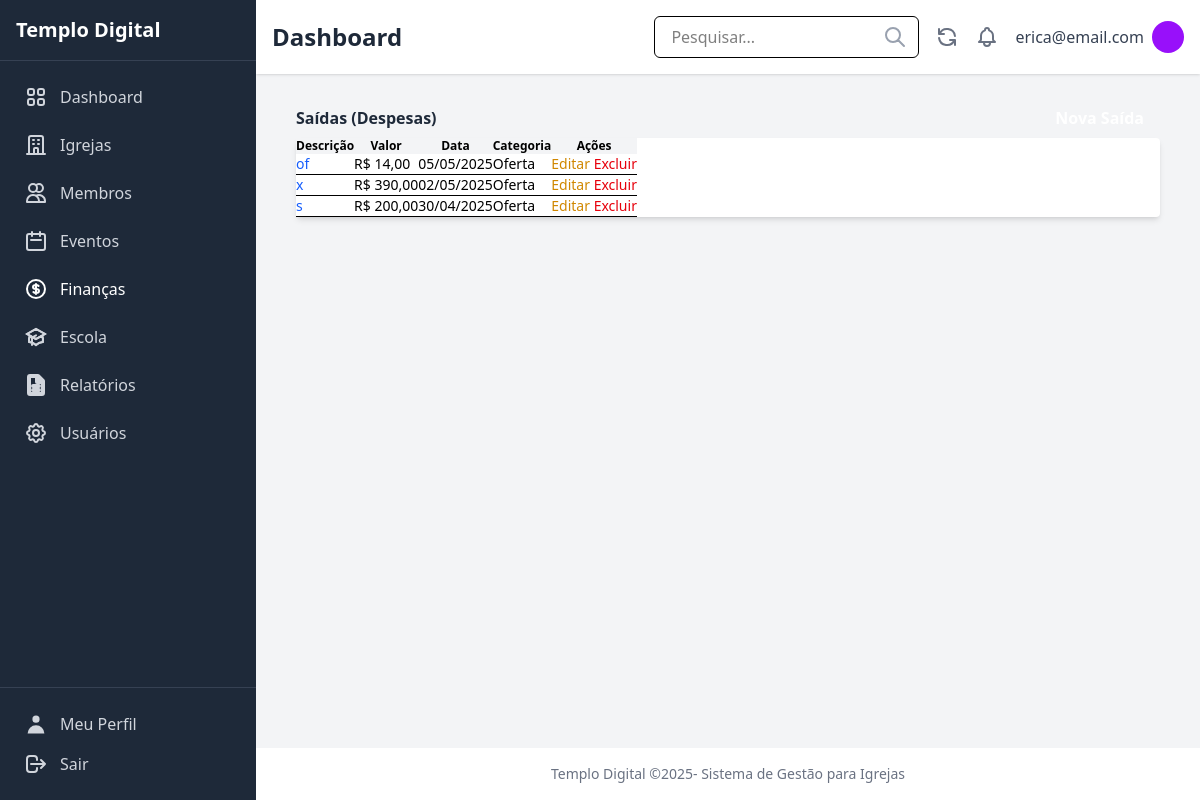
/financas/saidas/ (signed in), run on the app's committed database.
### users/models.py (models this page shows, shortened)
class CustomUser(AbstractUser):
    ROLE_CHOICES = [
        ('admin', 'Administrador'),
        ('pastor', 'Pastor'),
        ('secretario', 'Secretário'),
        ('tesoureiro', 'Tesoureiro'),
        ('lider', 'Líder'),
        ('membro', 'Membro'),
    ]
    role = models.CharField(
        _('Função'),
        max_length=20,
        choices=ROLE_CHOICES,
        default='membro',
        help_text=_('Define o nível de permissão do usuário no sistema')
    )
    phone = models.CharField(
        _('Telefone'),
        max_length=20,
        blank=True,
        null=True
    )
    address = models.TextField(
        _('Endereço'),
        blank=True,
        null=True
    )
    profile_image = models.ImageField(
        _('Imagem de Perfil'),
        upload_to='profile_images/',
        blank=True,
        null=True
    )
    class Meta:
        verbose_name = _('Usuário')
        verbose_name_plural = _('Usuários')

### finances/models.py (models this page shows, shortened)
class Expense(models.Model):
    PAYMENT_METHOD_CHOICES = [
        ('dinheiro', 'Dinheiro'),
        ('pix', 'PIX'),
        ('cartao', 'Cartão'),
        ('transferencia', 'Transferência'),
        ('cheque', 'Cheque'),
        ('outro', 'Outro'),
    ]
    date = models.DateField(verbose_name="Data")
    amount = models.DecimalField(max_digits=10, decimal_places=2, verbose_name="Valor")
    description = models.CharField(max_length=255, verbose_name="Descrição")
    category = models.ForeignKey(Category, on_delete=models.PROTECT, verbose_name="Categoria")
    church = models.ForeignKey(Church, on_delete=models.CASCADE, verbose_name="Igreja")
    payment_method = models.CharField(max_length=15, choices=PAYMENT_METHOD_CHOICES, default='dinheiro', verbose_name="Forma de Pagamento")
    receipt = models.FileField(upload_to='comprovantes/saidas/', null=True, blank=True, verbose_name="Comprovante")
    created_at = models.DateTimeField(auto_now_add=True, verbose_name="Criado em")
    updated_at = models.DateTimeField(auto_now=True, verbose_name="Atualizado em")
    class Meta:
        verbose_name = "Saída"
        verbose_name_plural = "Saídas"
        ordering = ['-date']

class Category(models.Model):
    TYPE_CHOICES = [
        ('entrada', 'Entrada'),
        ('saida', 'Saída'),
        ('ambos', 'Ambos'),
    ]
    name = models.CharField(max_length=100, verbose_name="Nome")
    category_type = models.CharField(max_length=10, choices=TYPE_CHOICES, default='ambos', verbose_name="Tipo")
    description = models.TextField(blank=True, null=True, verbose_name="Descrição")
    class Meta:
        verbose_name = "Categoria"
        verbose_name_plural = "Categorias"
        ordering = ['name']

### finances/views.py (the view)
# urls.py: path('saidas/', views.expense_list, name='expense_list'),
@login_required
def expense_list(request):
    expenses = Expense.objects.all().order_by('-date')
    total_expenses = Expense.objects.aggregate(total=Sum('amount'))['total'] or 0
    today = timezone.now().date()
    first_day_month = today.replace(day=1)
    expenses_month = Expense.objects.filter(date__gte=first_day_month, date__lte=today)
    total_month_expense = sum(expense.amount for expense in expenses_month)
    return render(request, 'finances/expense_list.html', {
        "expenses": expenses,
        "total_expenses": total_expenses,
        "total_month_expense": total_month_expense,
        "active_menu": "finances",
    })

### finances/templates/finances/expense_list.html (shortened to what this page needs)
{% extends 'core/base.html' %}
{% load static %}
{% block content %}
<div class="container mx-auto px-4 py-8">
    <div class="flex justify-between items-center mb-6">
        <h1 class="text-3xl font-bold text-gray-800">Saídas (Despesas)</h1>
        <a href="{% url 'finances:expense_create' %}" class="bg-blue-500 hover:bg-blue-700 text-white font-bold py-2 px-4 rounded focus:outline-none focus:shadow-outline">
        </a>
    </div>
    <div class="bg-white shadow-md rounded my-6">
        <table class="min-w-full leading-normal">
            <thead>
                <tr>
                    <th class="px-5 py-3 border-b-2 border-gray-200 bg-gray-100 text-left text-xs font-semibold text-gray-600 uppercase tracking-wider">
                        Descrição
                    </th>
                    <th class="px-5 py-3 border-b-2 border-gray-200 bg-gray-100 text-left text-xs font-semibold text-gray-600 uppercase tracking-wider">
                        Valor
                    </th>
                    <th class="px-5 py-3 border-b-2 border-gray-200 bg-gray-100 text-left text-xs font-semibold text-gray-600 uppercase tracking-wider">
                        Data
                    </th>
                    <th class="px-5 py-3 border-b-2 border-gray-200 bg-gray-100 text-left text-xs font-semibold text-gray-600 uppercase tracking-wider">
                        Categoria
                    </th>
                    <th class="px-5 py-3 border-b-2 border-gray-200 bg-gray-100 text-left text-xs font-semibold text-gray-600 uppercase tracking-wider">
                        Ações
                    </th>
                </tr>
            </thead>
            <tbody>
                {% for expense in expenses %}
                <tr>
                    <td class="px-5 py-5 border-b border-gray-200 bg-white text-sm">
                        <a href="{% url 'finances:expense_detail' expense.pk %}" class="text-blue-600 hover:text-blue-900">
                            {{ expense.description }}
                        </a>
                    </td>
                    <td class="px-5 py-5 border-b border-gray-200 bg-white text-sm">
                        R$ {{ expense.amount|floatformat:2 }}
                    </td>
                    <td class="px-5 py-5 border-b border-gray-200 bg-white text-sm">
                        {{ expense.date|date:"d/m/Y" }}
                    </td>
                    <td class="px-5 py-5 border-b border-gray-200 bg-white text-sm">
                        {{ expense.category.name|default:"Sem Categoria" }}
                    </td>
                    <td class="px-5 py-5 border-b border-gray-200 bg-white text-sm">
                        <a href="{% url 'finances:expense_update' expense.pk %}" class="text-yellow-600 hover:text-yellow-900 mr-3">Editar</a>
                        <a href="{% url 'finances:expense_delete' expense.pk %}" class="text-red-600 hover:text-red-900">Excluir</a>
                    </td>
                </tr>
                {% empty %}
                <tr>
                    <td colspan="5" class="px-5 py-5 border-b border-gray-200 bg-white text-sm text-center text-gray-500">
                        Nenhuma saída registrada.
                    </td>
                </tr>
                {% endfor %}
            </tbody>
        </table>
    </div>
</div>
{% endblock %}

### core/templates/core/base.html (shortened to what this page needs)
{% load static tailwind_tags %}
<!DOCTYPE html>
<html lang="pt-br">
  <head>
    {% tailwind_css %}
  </head>
  <body class="bg-gray-100 flex min-h-screen">
    {% if user.is_authenticated %}
      <aside class="w-64 bg-gray-800 text-white flex flex-col fixed inset-y-0 left-0">
        <div class="p-4 border-b border-gray-700">
          <h1 class="text-xl font-semibold">Templo Digital</h1>
        </div>
        <nav class="flex-grow p-4">
          <ul class="space-y-2">
            <li>
              <a href="{% url 'dashboard:index' %}"
                class="flex items-center p-2 {% if active_menu == 'dashboard' %}
                  bg-purple-700 text-white
                {% else %}
                  text-gray-300 hover:bg-gray-700 hover:text-white
                {% endif %} rounded-md">
                <span class="ml-3">Dashboard</span>
              </a>
            </li>
            <li>
              <a href="{% url 'churches:church_list' %}"
                class="flex items-center p-2 {% if active_menu == 'churches' %}
                  bg-purple-700 text-white
                {% else %}
                  text-gray-300 hover:bg-gray-700 hover:text-white
                {% endif %} rounded-md">
                <span class="ml-3">Igrejas</span>
              </a>
            </li>
            <li>
              <a href="{% url 'members:member_list' %}"
                class="flex items-center p-2 {% if active_menu == 'members' %}
                  bg-purple-700 text-white
                {% else %}
                  text-gray-300 hover:bg-gray-700 hover:text-white
                {% endif %} rounded-md">
                {% include 'icons/members.html' %}
                <span class="ml-3">Membros</span>
              </a>
            </li>
            <li>
              <a href="{% url 'events:event_list' %}"
                class="flex items-center p-2 {% if active_menu == 'events' %}
                  bg-purple-700 text-white
                {% else %}
                  text-gray-300 hover:bg-gray-700 hover:text-white
                {% endif %} rounded-md">
                {% include 'icons/events.html' %}
                <span class="ml-3">Eventos</span>
              </a>
            </li>
            <li>
              <a href="{% url 'finances:income_list' %}"
                class="flex items-center p-2 {% if active_menu == 'finances' %}
                  bg-purple-700 text-white
                {% else %}
                  text-gray-300 hover:bg-gray-700 hover:text-white
                {% endif %} rounded-md">
                <span class="ml-3">Finanças</span>
              </a>
            </li>
            <li>
              <a href="{% url 'school:school_class_list' %}"
                class="flex items-center p-2 {% if active_menu == 'school' %}
                  bg-purple-700 text-white
                {% else %}
                  text-gray-300 hover:bg-gray-700 hover:text-white
                {% endif %} rounded-md">
                <span class="ml-3">Escola</span>
              </a>
            </li>
            <li>
              <a href="{% url 'reports:index' %}"
                class="flex items-center p-2 {% if active_menu == 'reports' %}
                  bg-purple-700 text-white
                {% else %}
                  text-gray-300 hover:bg-gray-700 hover:text-white
                {% endif %} rounded-md">
                <span class="ml-3">Relatórios</span>
              </a>
            </li>
            {% if user.role == 'admin' %}
              <li>
                <a href="{% url 'users:user_list' %}"
                  class="flex items-center p-2 {% if active_menu == 'users' %}
                    bg-purple-700 text-white
                  {% else %}
                    text-gray-300 hover:bg-gray-700 hover:text-white
                  {% endif %} rounded-md">
                  <span class="ml-3">Usuários</span>
                </a>
              </li>
            {% endif %}
          </ul>
        </nav>
        <div class="p-4 border-t border-gray-700">
          <a href="{% url 'users:profile' %}" class="flex items-center p-2 text-gray-300 hover:bg-gray-700 hover:text-white rounded-md mb-2">
            {% include 'icons/profile.html' %}
            <span class="ml-3">Meu Perfil</span>
          </a>
          <form method="post" action="{% url 'users:logout' %}">
            <span class="flex items-center p-2 text-gray-300 hover:bg-gray-700 hover:text-white rounded-md cursor:pointer">
              <button type="submit"  class="flex items-center w-full">
                {% include 'icons/logout.html' %}
                <span class="ml-3">Sair</span>
              </button>
            </span>
          </form>
        </div>
      </aside>
    {% endif %}
    {% if user.is_authenticated %}
    <div class="flex-1 flex flex-col ml-64">
    {% else %}
    <div class="flex-1 flex flex-col">
    {% endif %}
        {% if user.is_authenticated %}
      <header class="bg-white shadow-sm p-4 flex justify-between items-center">
        <div>
          <h1 class="text-2xl font-semibold text-gray-800">
            {% block page_title %}
              Dashboard
            {% endblock %}
          </h1>
        </div>
        <div class="flex items-center space-x-4">
          <div class="relative">
            <input type="text" placeholder="Pesquisar..." class="px-4 py-2 border rounded-md focus:outline-none focus:ring-2 focus:ring-purple-600" />
            <span class="absolute right-3 top-1/2 transform -translate-y-1/2 text-gray-400">{% include 'icons/pesquisar.html' %}</span>
          </div>
          <button class="text-gray-500 hover:text-gray-700">{% include 'icons/atualizar.html' %}</button>
          <button class="text-gray-500 hover:text-gray-700">{% include 'icons/notificacoes.html' %}</button>
          <div class="flex items-center space-x-2">
            <span class="text-gray-700">{{ user.get_full_name|default:user.username }}</span>
            {% if user.profile_image %}
              <img src="{{ user.profile_image.url }}" alt="User Avatar" class="w-8 h-8 rounded-full" />
            {% else %}
              <div class="w-8 h-8 rounded-full bg-purple-600 flex items-center justify-center text-white">{{ user.first_name|first|upper }}{{ user.last_name|first|upper }}</div>
            {% endif %}
          </div>
        </div>
      </header>
        {% endif %}
      <main class="flex-grow p-6">
        {% block content %}{% endblock %}
      </main>
      {% if user.is_authenticated %}
      <footer class="bg-white text-center p-4 text-sm text-gray-500 mt-auto">
        <p>
          Templo Digital ©{% now 'Y' %}- Sistema de Gestão para Igrejas
        </p>
      </footer>
        {% endif %}
    </div>
  </body>
</html>

### data on the page
CustomUser: get_full_name "erica@email.com"
Expense: description "of", amount "14,00", date "05/05/2025", category.name "Oferta"
Expense: description "x", amount "390,00", date "02/05/2025", category.name "Oferta"
Expense: description "s", amount "200,00", date "30/04/2025", category.name "Oferta"
